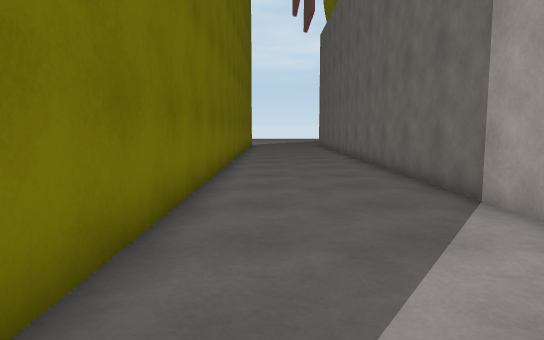
View 1 (above)

24 first-person views from a walk through a 3-D level made in the Unity game engine. The camera is 1.2 m above the floor, tilts 6° down and sees 70° across. The floor is counted in squares, 1 m on a side. Each view is taken from the middle of a square. On the plan, view 1 faces up. The plan holds only what a view shows up to about 15 squares ahead; the rest is blank. The place goes on beyond the plan. The player character is not drawn. Surface patterns are stand-ins for the level's own textures.

View 2
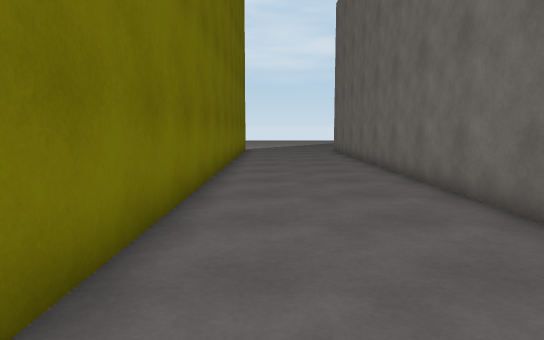

View 3
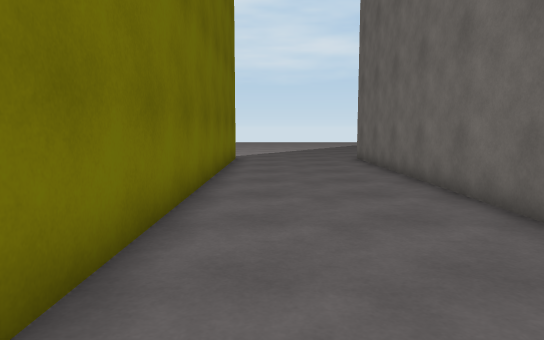

View 4
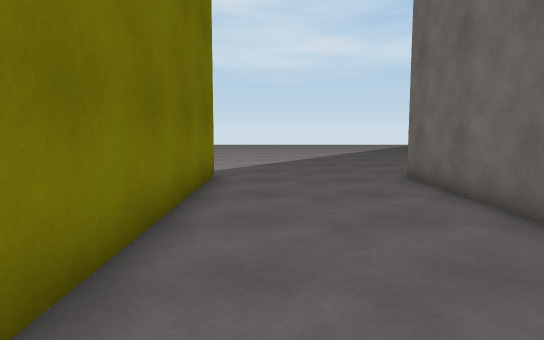

View 5
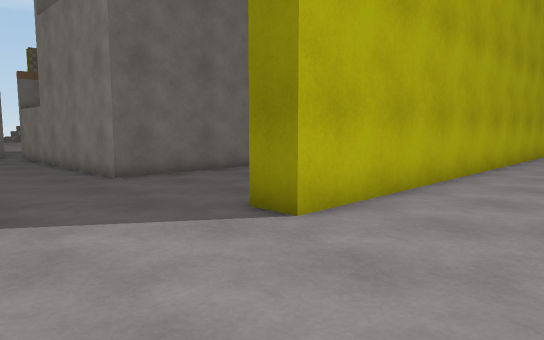

View 6
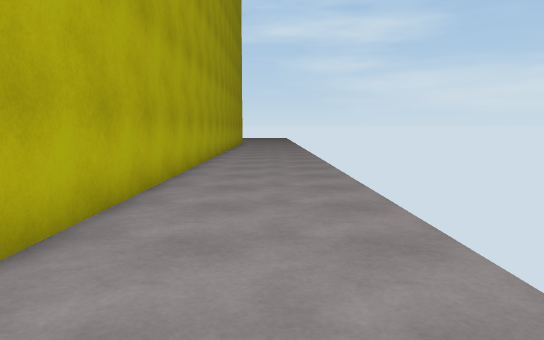

View 7
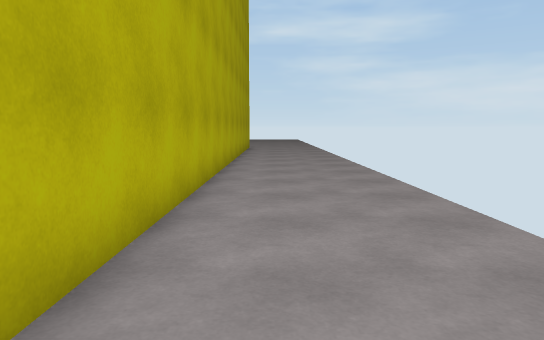

View 8
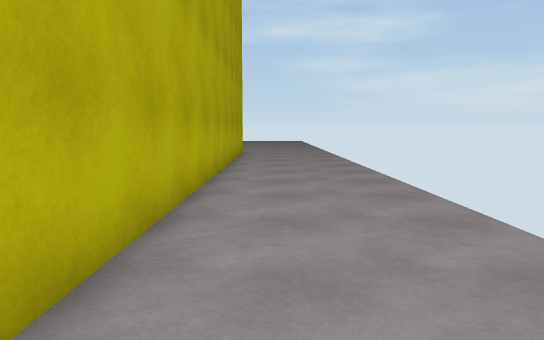

View 9
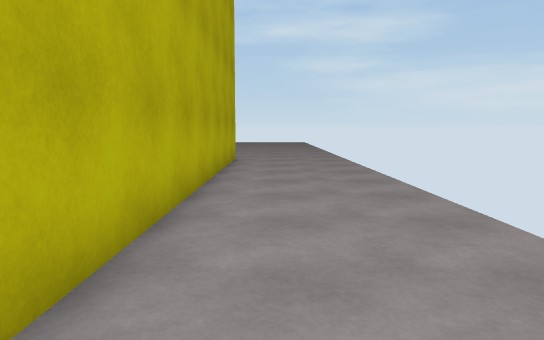

View 10
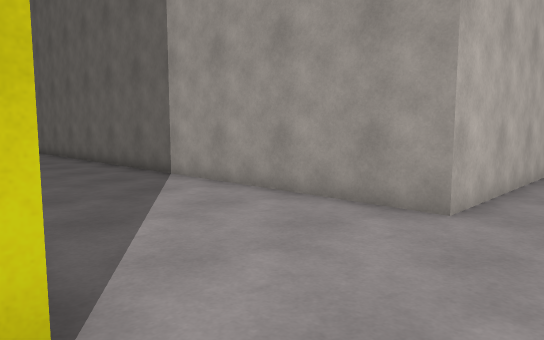

View 11
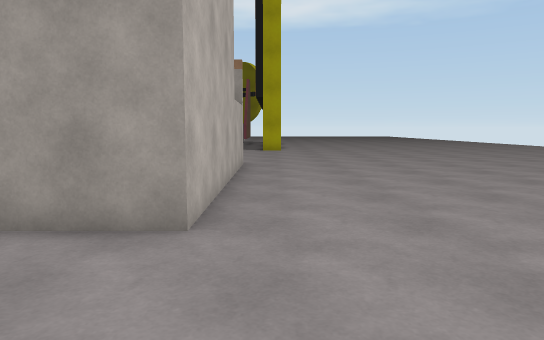

View 12
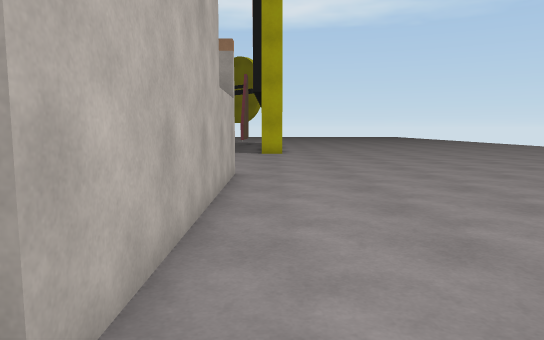

View 13
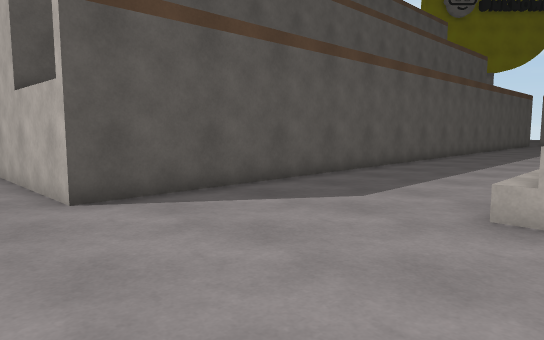

View 14
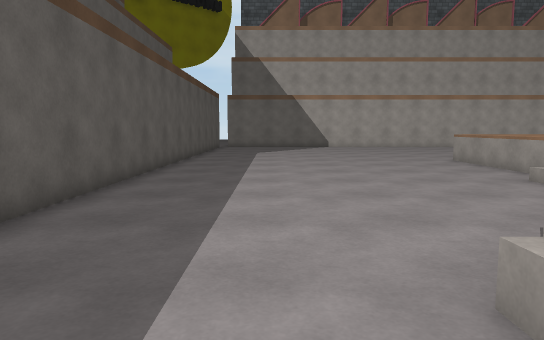

View 15
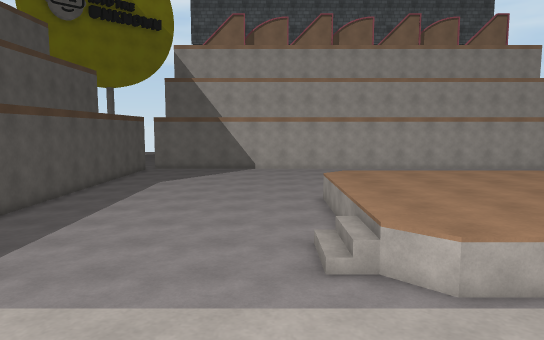

View 16
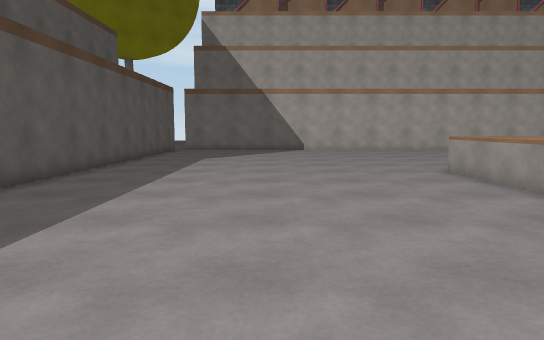

View 17
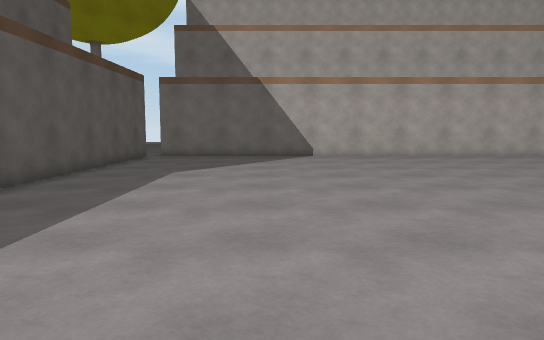

View 18
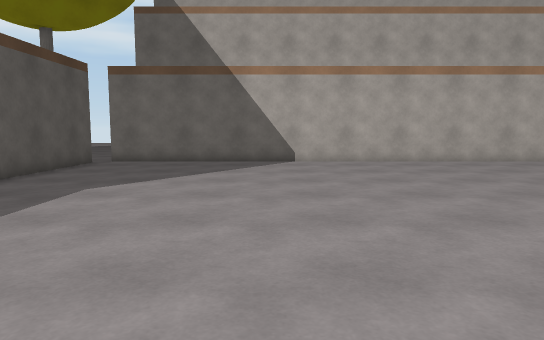

View 19
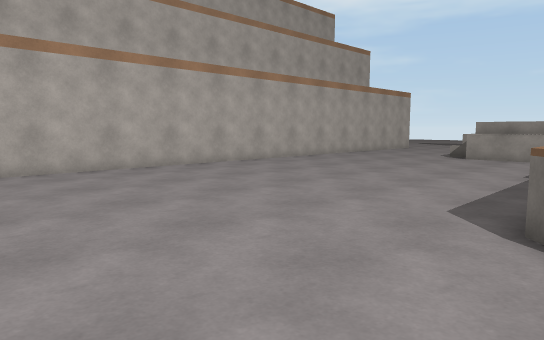

View 20
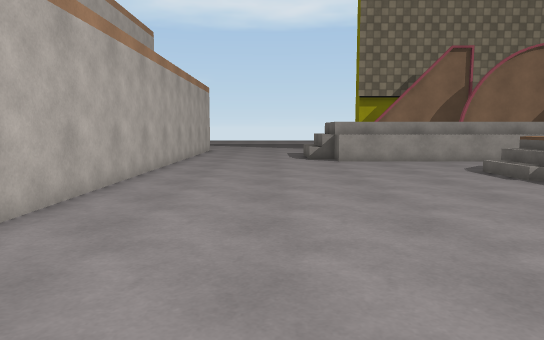

View 21
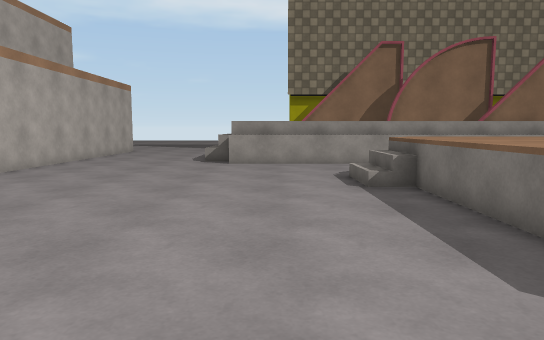

View 22
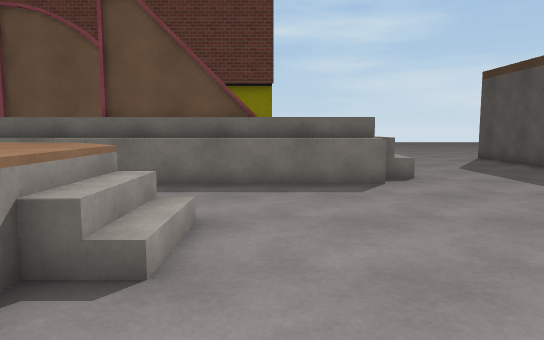

View 23
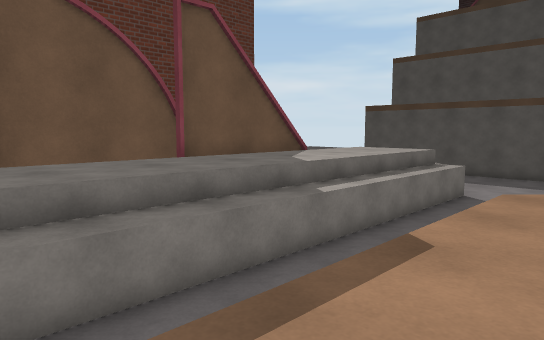

View 24
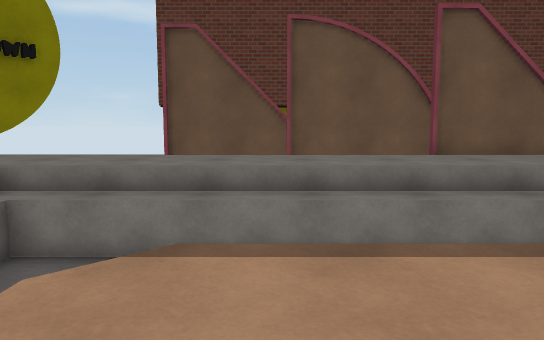

### Floor plan
Key: @ floor where view 1 was taken; # wall or solid block; . main floor; : floor 1 m higher than the main floor; + floor 1.5 m higher than the main floor; / step, stairs or slope; = window, fence, low wall or low ledge; v drop or lower ground.
Columns run from 6 left of view 1 to 36 right of it. Each row starts with its distance up from view 1.
 33 .  ........
 32  ..........
 31  .............
 30 .................. ########################
 29 ..........#########........................
 28 ....#.....#       #........................
 27 ....#.....#       #........................
 26 ....#.....#       #........................
 25 ....#.....#       #........................
 24 ....#.....#       #........................
 23 ....#.....#       #.......................
 22 ....#.....#       #.......................
 21 ....#.....#       #.......................
 20 ....#.....#       #.................///...
 19 ....#.....#       #...........=:::::=/=...
 18 ....#.....#       #..........=:::::::::=
 17 ....#.....#       #...........:::::::::
 16 ....#.....#       #...........:::::::::
 15 ....#.....#       #...........::::::
 14 ....#.....#       #...........::::::
 13 ....#.....#       #...........:::::  :
 12 ....#.....#       #.........//:::::
 11 ....#.....#       #.........//::::::::::
 10 ....#.....#       #.........//:::::::::v
  9 ....#.....#       #...................v
  8 ....#.....#       #...........
  7 ....#.....#       #...................  ..
  6 ....#.....#       #......::::::::::::::::::
  5 ....#.....#       #...../++++++++++++++++++
  4 ....#.....#       #...../++++++++++++++++++
  3 ....#.....#       #...../ +++++++++++++++++
  2 ....#.....#       #......   #####
  1 ....#.....#       #......       #####
  0 ....#.@...#       #......            ####
 -1     #.....#########......
 -2      ...................
 -3     .  ................. .

Where each view was taken, in squares from view 1:
view 1: 0 up, 0 right, facing up
view 2: 7 up, 0 right, facing up
view 3: 13 up, 0 right, facing up
view 4: 19 up, 0 right, facing up
view 5: 33 up, 6 left, facing down-right
view 6: 32 up, 5 left, facing down
view 7: 25 up, 4 left, facing down
view 8: 19 up, 4 left, facing down
view 9: 15 up, 4 left, facing down
view 10: 3 down, 2 left, facing up-right
view 11: 2 down, 1 left, facing right
view 12: 2 down, 2 right, facing right
view 13: 3 down, 19 right, facing up-left
view 14: 3 up, 16 right, facing up
view 15: 3 up, 21 right, facing up
view 16: 7 up, 18 right, facing up
view 17: 12 up, 18 right, facing up
view 18: 15 up, 19 right, facing up
view 19: 18 up, 19 right, facing up-right
view 20: 26 up, 21 right, facing right
view 21: 22 up, 22 right, facing right
view 22: 15 up, 21 right, facing down
view 23: 11 up, 32 right, facing down-left
view 24: 13 up, 31 right, facing down
